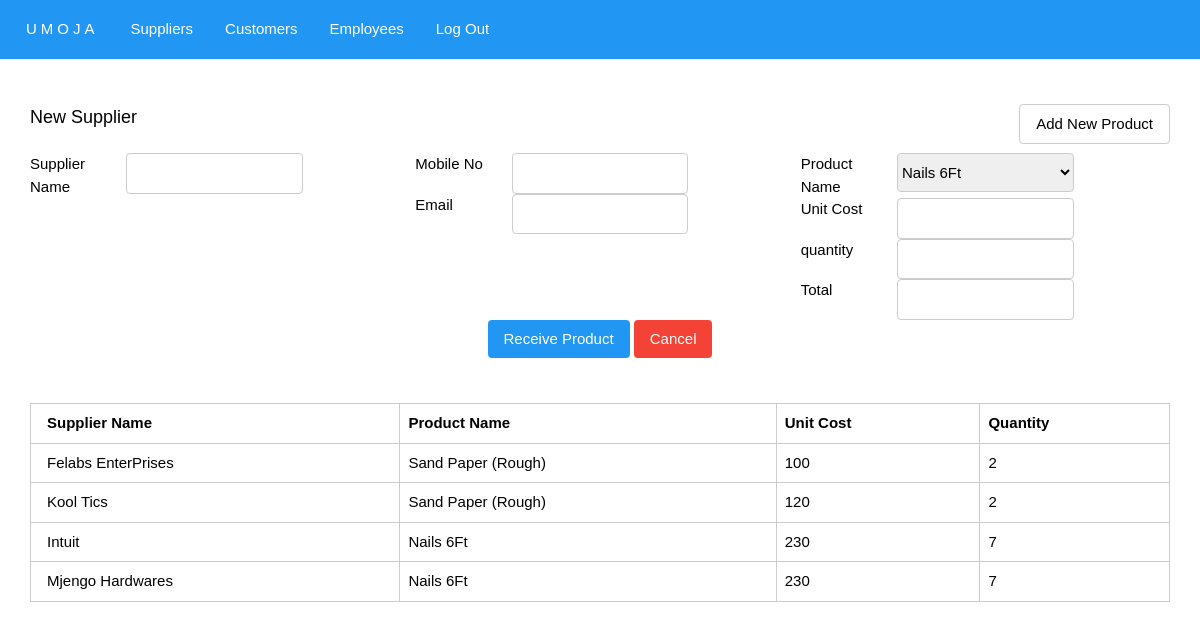
The page /suppliers.php (signed in) on the database its author committed.
### tables this page shows
CREATE TABLE `suppliers` (
  `id` int unsigned NOT NULL AUTO_INCREMENT,
  `supplierName` varchar(50) NOT NULL,
  `mobileNumber` varchar(12) NOT NULL,
  `email` varchar(30) NOT NULL,
  `productName` int NOT NULL,
  `unitCost` float NOT NULL,
  `quantity` int NOT NULL,
  `total` float NOT NULL,
  `transaction_date` datetime NOT NULL DEFAULT CURRENT_TIMESTAMP,
  PRIMARY KEY (`id`)
);

CREATE TABLE `products` (
  `id` int unsigned NOT NULL AUTO_INCREMENT,
  `name` varchar(50) NOT NULL,
  `quantity` int NOT NULL DEFAULT '0',
  `buyingprice` float NOT NULL DEFAULT '0',
  PRIMARY KEY (`id`)
);

### api/crud.php (called while the page is built, shortened)
<?php
class Crud
{
    public $conn;
    public function __construct(string $server, string $user, string $password, string $database)
    {
        $this->conn = new mysqli($server, $user, $password, $database);
    }
    public function fetch_data($sql)
    {
        $result = $this->conn->query($sql);
        $array = array();
        while ($row = $result->fetch_assoc()) {
            $array[] = $row;
        }
        return $array;
    }
}
?>

### suppliers.php (the view, shortened to what this page needs)
<!DOCTYPE html>
<html lang="en">
<head>
    <link rel="stylesheet" type="text/css" href="./css/w3.css" />
    <link rel="stylesheet" type="text/css" href="./css/style.css" />
</head>
<body>
    <div class="w3-bar w3-blue">
        <a href="./index.php" class="w3-bar-item w3-wide">UMOJA</a>
        <a href="./suppliers.php" class="w3-bar-item ">Suppliers</a>
        <a href="./customers.php" class="w3-bar-item ">Customers</a>
        <a href="./employees.php" class="w3-bar-item ">Employees</a>
        <a href="./logout.php" class="w3-bar-item ">Log Out</a>
    </div>
    <div class="w3-auto">
        <?php
        require "./api/crud.php";
        $crud = new Crud('localhost', 'root', 'Felabs@6986', 'umoja');
        $fetch_products = $crud->fetch_data("SELECT * FROM products");
        ?>
        <br><br>
        <span class="w3-large">New Supplier</span>
        <div class="w3-right"><button class="w3-button w3-border w3-round" onclick="openModal('id01')">Add New Product</button>
        </div><br><br>
        <form id="frmSupplier">
            <div class="w3-row-padding w3-stretch">
                <div class="w3-col l4">
                    <div class="w3-row-padding w3-stretch">
                        <div class="w3-col l3">Supplier Name</div>
                        <div class="w3-col l6"><input type="text" name="supplierName" id="supplierName" class="w3-input w3-border w3-round"></div>
                    </div>
                </div>
                <div class="w3-col l4">
                    <div class="w3-row-padding w3-stretch">
                        <div class="w3-col l3">Mobile No</div>
                        <div class="w3-col l6"><input type="text" name="mobileNo" id="mobileNo" class="w3-input w3-border w3-round"></div>
                    </div>
                    <div class="w3-row-padding w3-stretch">
                        <div class="w3-col l3">Email</div>
                        <div class="w3-col l6"><input type="text" name="supplierEmail" id="supplierEmail" class="w3-input w3-border w3-round"></div>
                    </div>
                </div>
                <div class="w3-col l4">
                    <div class="w3-row-padding w3-stretch">
                        <div class="w3-col l3">Product Name</div>
                        <div class="w3-col l6">
                            <select name="supplierProductName" id="supplierProductName" class="w3-select w3-border w3-round">
                                <?php
                                foreach ($fetch_products as $row) {
                                ?>
                                    <option value="<?php echo $row['id']; ?>"><?php echo $row['name']; ?></option>
                                <?php
                                }
                                ?>
                            </select>
                        </div>
                    </div>
                    <div class="w3-row-padding w3-stretch">
                        <div class="w3-col l3">Unit Cost</div>
                        <div class="w3-col l6"><input type="number" min="1" name="unitCost" onchange="updateTotal()" onkeyup="updateTotal()" id="unitCost" class="w3-input w3-border w3-round"></div>
                    </div>
                    <div class="w3-row-padding w3-stretch">
                        <div class="w3-col l3">quantity</div>
                        <div class="w3-col l6"><input type="number" min="1" name="quantity" onchange="updateTotal()" onkeyup="updateTotal()" id="quantity" class="w3-input w3-border w3-round"></div>
                    </div>
                    <div class="w3-row-padding w3-stretch">
                        <div class="w3-col l3">Total</div>
                        <div class="w3-col l6"><input readonly type="number" name="totalPrice" id="totalPrice" class="w3-input w3-border w3-round"></div>
                    </div>
                </div>
            </div>
            <div class="w3-center">
                <button class="w3-button w3-blue w3-round" onclick="receiveProduct()" type="button">Receive Product</button>
                <button class="w3-button w3-red w3-round" type="reset">Cancel</button>
            </div>
        </form>
        <br><br>
        <div id="datadiv">
            <?php
            $fetch = $crud->fetch_data("SELECT * FROM suppliers");
            ?>
            <table class="w3-table w3-bordered">
                <tr>
                    <th>Supplier Name</th>
                    <th>Product Name</th>
                    <th>Unit Cost</th>
                    <th>Quantity</th>
                </tr>
                <?php
                foreach ($fetch as $row) {
                ?>
                    <tr>
                        <td><?php echo $row['supplierName']; ?></td>
                        <td><?php
                            $fetch = $crud->fetch_data("SELECT * FROM products WHERE id = '" . $row['productName'] . "'");
                            foreach ($fetch as $row2) {
                                echo $row2['name'];
                            }
                            ?></td>
                        <td><?php echo $row['unitCost']; ?></td>
                        <td><?php echo $row['quantity']; ?></td>
                    </tr>
                <?php
                }
                ?>
            </table>
        </div>
    </div>
</body>
</html>

### css/w3.css (style rules this page uses)
html { box-sizing:border-box }
*,*:before,*:after { box-sizing:inherit }
html { -ms-text-size-adjust:100%;-webkit-text-size-adjust:100% }
body { margin:0 }
a { background-color:transparent }
button,input,select,textarea,optgroup { font:inherit;margin:0 }
button,input { overflow:visible }
button,select { text-transform:none }
button,[type=button],[type=reset],[type=submit] { -webkit-appearance:button }
html,body { font-family:Verdana,sans-serif;font-size:15px;line-height:1.5 }
html { overflow-x:hidden }
.w3-wide { letter-spacing:4px }
a { color:inherit }
.w3-table,.w3-table-all { border-collapse:collapse;border-spacing:0;width:100%;display:table }
.w3-bordered tr,.w3-table-all tr { border-bottom:1px solid #ddd }
.w3-table td,.w3-table th,.w3-table-all td,.w3-table-all th { padding:8px 8px;display:table-cell;text-align:left;vertical-align:top }
.w3-table th:first-child,.w3-table td:first-child,.w3-table-all th:first-child,.w3-table-all td:first-child { padding-left:16px }
.w3-btn,.w3-button { border:none;display:inline-block;padding:8px 16px;vertical-align:middle;overflow:hidden;text-decoration:none;color:inherit;background-color:inherit;text-align:center;cursor:pointer;white-space:nowrap }
.w3-btn,.w3-button { -webkit-touch-callout:none;-webkit-user-select:none;-khtml-user-select:none;-moz-user-select:none;-ms-user-select:none;user-select:none }
.w3-input { padding:8px;display:block;border:none;border-bottom:1px solid #ccc;width:100% }
.w3-select { padding:9px 0;width:100%;border:none;border-bottom:1px solid #ccc }
.w3-bar { width:100%;overflow:hidden }
.w3-bar .w3-bar-item { padding:8px 16px;float:left;width:auto;border:none;display:block;outline:0 }
.w3-container:after,.w3-container:before,.w3-panel:after,.w3-panel:before,.w3-row:after,.w3-row:before,.w3-row-padding:after,.w3-row-padding:before, .w3-cell-row:before,.w3-cell-row:after,.w3-clear:after,.w3-clear:before,.w3-bar:before,.w3-bar:after { content:"";display:table;clear:both }
.w3-col,.w3-half,.w3-third,.w3-twothird,.w3-threequarter,.w3-quarter { float:left;width:100% }
@media (min-width:993px) { .w3-col.l3 { width:24.99999% } }
@media (min-width:993px) { .w3-col.l4 { width:33.33333% } }
@media (min-width:993px) { .w3-col.l6 { width:49.99999% } }
.w3-stretch { margin-left:-16px;margin-right:-16px }
.w3-content,.w3-auto { margin-left:auto;margin-right:auto }
.w3-auto { max-width:1140px }
@media (max-width:1205px) { .w3-auto { max-width:95% } }
.w3-round,.w3-round-medium { border-radius:4px }
.w3-row-padding,.w3-row-padding>.w3-half,.w3-row-padding>.w3-third,.w3-row-padding>.w3-twothird,.w3-row-padding>.w3-threequarter,.w3-row-padding>.w3-quarter,.w3-row-padding>.w3-col { padding:0 8px }
.w3-large { font-size:18px!important }
.w3-center { text-align:center!important }
.w3-border { border:1px solid #ccc!important }
.w3-right { float:right!important }
.w3-blue,.w3-hover-blue:hover { color:#fff!important;background-color:#2196F3!important }
.w3-red,.w3-hover-red:hover { color:#fff!important;background-color:#f44336!important }

### css/style.css (style rules this page uses)
.w3-bar { padding: 10px; }
.w3-bar-item { text-decoration: none; transition: 0.2s; }
th, td { border: 1px solid #ccc; }

### rows shown on the page
suppliers: supplierName "Felabs EnterPrises", unitCost "100", quantity "2"
products: name "Sand Paper (Rough)"
suppliers: supplierName "Kool Tics", unitCost "120", quantity "2"
suppliers: supplierName "Intuit", unitCost "230", quantity "7"
products: name "Nails 6Ft"
suppliers: supplierName "Mjengo Hardwares", unitCost "230", quantity "7"

### other values the page prints
form field supplierProductName "Nails 6Ft"
